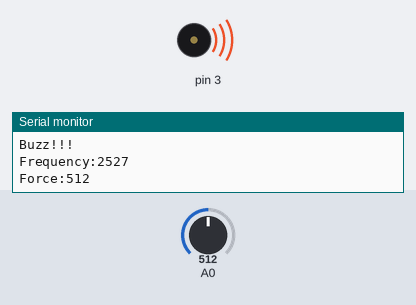
Simulated run of this sketch. Board: Arduino Uno, built with avr-gcc and run on an emulated ATmega328P. Shown: buzzer (waves = sounding), the last lines printed to the serial monitor. The inputs (shaded band) are chosen by the test bench; at power-on: A0 = 512.

Above: at 1.2 s.
1.3 s: A0 set to 98
At 1.9 s:
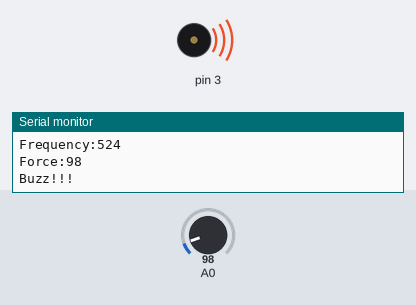
4.3 s: A0 set to 89
At 4.9 s:
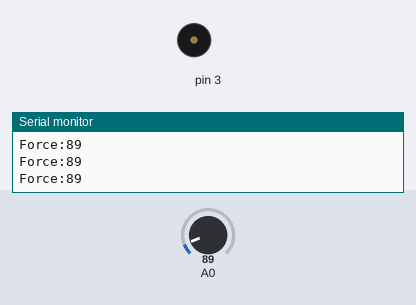
5.8 s: A0 set to 122
At 6.1 s:
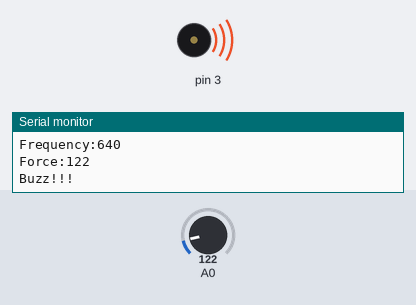
Timing chart, 0 to 8.8 s (numbered marks = the images above; inputs shaded):
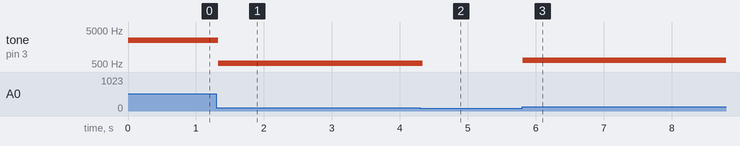

Measured:
- the behaviour switches between 94 and 93 on A0 (found by bisection; images 1 and 2)
- after the input at 1.3 s, tone on pin 3: 2527 Hz → 524 Hz at once
- after the input at 4.3 s, tone on pin 3: 524 Hz → silent at once
- after the input at 5.8 s, tone on pin 3: silent → 640 Hz at once

The sketch:

Code.ino
```cpp
int force = 0;
int freq = 0;

void setup()
{
  pinMode(A0, INPUT);
  pinMode(3, OUTPUT);
  Serial.begin(9600);
}

void loop()
{
  force = analogRead(A0);
  Serial.print("Force:");
  Serial.println(force);

  freq = map(force,0,1023,50,5000);

  if (freq > 500){
    tone(3, freq);
    Serial.println("Buzz!!!");
    Serial.print("Frequency:");
    Serial.println(freq);
  }
  else{
    noTone(3);
  }
}
```
